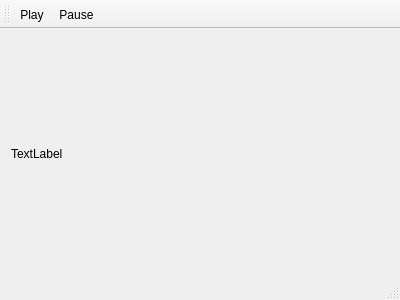
<?xml version="1.0" encoding="UTF-8"?>
<ui version="4.0">
 <class>MainWindow</class>
 <widget class="QMainWindow" name="MainWindow">
  <property name="geometry">
   <rect>
    <x>0</x>
    <y>0</y>
    <width>400</width>
    <height>300</height>
   </rect>
  </property>
  <property name="windowTitle">
   <string>MainWindow</string>
  </property>
  <widget class="QWidget" name="centralWidget">
   <layout class="QHBoxLayout" name="horizontalLayout">
    <item>
     <widget class="QLabel" name="label">
      <property name="text">
       <string>TextLabel</string>
      </property>
     </widget>
    </item>
   </layout>
  </widget>
  <widget class="QMenuBar" name="menuBar">
   <property name="geometry">
    <rect>
     <x>0</x>
     <y>0</y>
     <width>400</width>
     <height>21</height>
    </rect>
   </property>
  </widget>
  <widget class="QToolBar" name="mainToolBar">
   <attribute name="toolBarArea">
    <enum>TopToolBarArea</enum>
   </attribute>
   <attribute name="toolBarBreak">
    <bool>false</bool>
   </attribute>
   <addaction name="actionPlay"/>
   <addaction name="actionPause"/>
  </widget>
  <widget class="QStatusBar" name="statusBar"/>
  <action name="actionPlay">
   <property name="text">
    <string>Play</string>
   </property>
  </action>
  <action name="actionPause">
   <property name="text">
    <string>Pause</string>
   </property>
  </action>
 </widget>
 <layoutdefault spacing="6" margin="11"/>
 <resources/>
 <connections/>
</ui>
